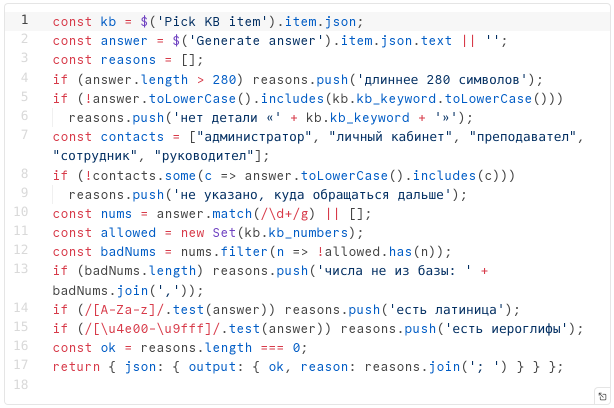
#> input picture library/seminars/sem-09/rendered/figures/k3-panel-proveryayushchego.png, 1228 x 816 px (shown at 1/2 size)
$ python crop_k3_panel_tight.py
#> lines starting #> are read from the running program, lines starting #| are printed output that depends on the picture
#!/usr/bin/env python3
"""Дообрезка `k3-panel-proveryayushchego.png` вокруг редактора кода (issue
#303, n35 — слайд рисовался на 4% своей площади: исходный кадр панели нёс
вкладки `Parameters/Settings`, поля `Mode`/`Language` и подсказку интерфейса
снизу — вместе они делали кадр почти квадратным/портретным и не давали ему
вписаться в широкую раскладку слайда).

Это НЕ пересъёмка и не стилизация (БРИФ §5: реальные снимки не заменяются
рисованными карточками) — ровно те же пиксели настоящего снимка живого
стенда, обрезанные тесьнее вокруг самого кода. Мода и язык узла по-прежнему
названы — словами на слайде, не на кадре.

Источник — уже лежащий в `figures/` кадр (сам получен `n8n_shots.py` ->
`clip_panel()` на живом стенде); эта обрезка работает над его пикселями,
никакой новый снимок не делается и ничего не дорисовывается.

Запуск: `python3 crop_k3_panel_tight.py` (из `rendered/`).
"""
from pathlib import Path
from PIL import Image

FIGS = Path(__file__).parent / "figures"
SRC = FIGS / "k3-panel-proveryayushchego.png"

# Границы найдены измерением самого кадра (профиль неполностью-белых строк/
# столбцов): верхняя и нижняя рамка блока кода, с небольшим полем.
BOX = (28, 424, 1256, 1240)


def main():
    im = Image.open(SRC)
#> im is the input picture: PIL image 1228x816 RGB; mean R, G, B 242.8, 243.9, 246.8
    before = im.size
#> before = (1228, 816)
    cropped = im.crop(BOX)
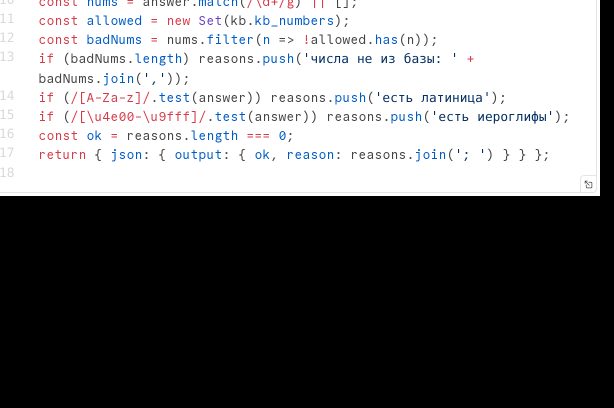
#> cropped: PIL image 1228x816 RGB (shown at 1/2 size); mean R, G, B 115, 115, 116.1
    cropped.save(SRC)
    print(f"  {SRC.name}  {before} -> {cropped.size} "
          f"(убраны вкладки/Mode/Language сверху и подсказка снизу)")
#|   k3-panel-proveryayushchego.png  (1228, 816) -> (1228, 816) (убраны вкладки/Mode/Language сверху и подсказка снизу)


if __name__ == "__main__":
    main()

$ run again, with library/seminars/sem-09/rendered/figures/k1-geyt-v2.png copied over library/seminars/sem-09/rendered/figures/k3-panel-proveryayushchego.png
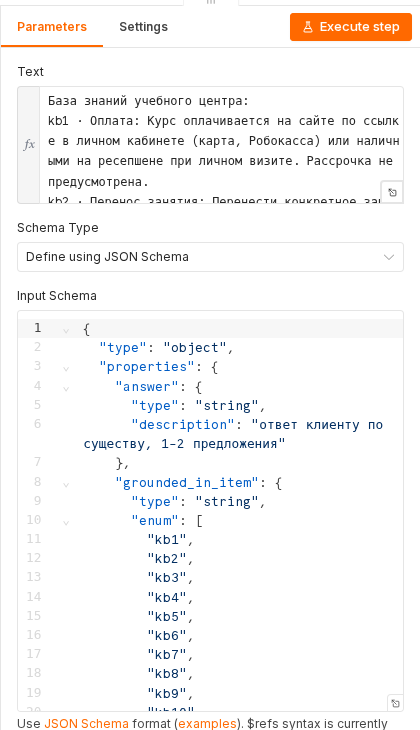
#> input picture library/seminars/sem-09/rendered/figures/k1-geyt-v2.png, 420 x 730 px
#> in main, im is the input picture: PIL image 420x730 RGB; mean R, G, B 247.9, 246.7, 246.1
#> in main, `cropped = im.crop(BOX)`:
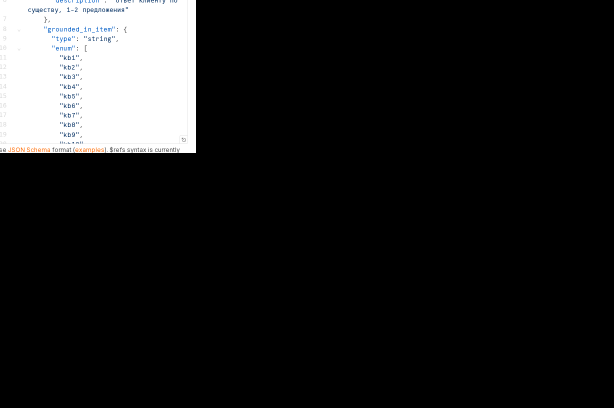
#> cropped: PIL image 1228x816 RGB (shown at 1/2 size); mean R, G, B 29.8, 29.9, 30
#|   k3-panel-proveryayushchego.png  (420, 730) -> (1228, 816) (убраны вкладки/Mode/Language сверху и подсказка снизу)

$ run again, with library/seminars/sem-09/rendered/figures/k1-shema-samootchet.png copied over library/seminars/sem-09/rendered/figures/k3-panel-proveryayushchego.png
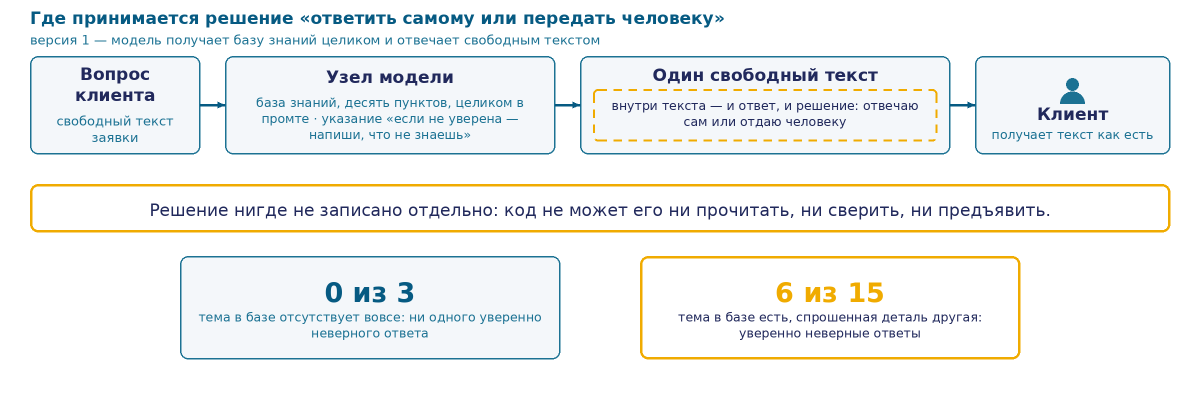
#> input picture library/seminars/sem-09/rendered/figures/k1-shema-samootchet.png, 2400 x 800 px (shown at 1/2 size)
#> in main, im is the input picture: PIL image 2400x800 RGB; mean R, G, B 240.5, 242.7, 242
#> in main, `cropped = im.crop(BOX)`:
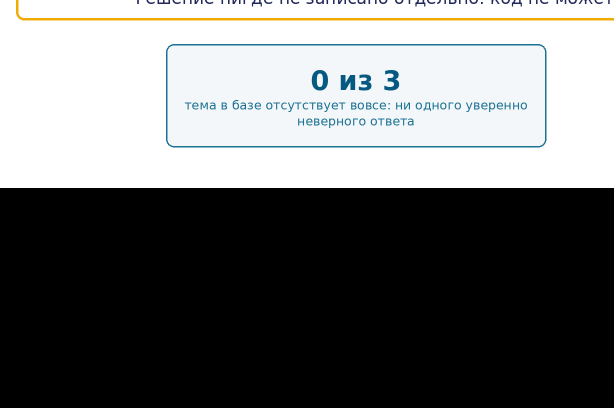
#> cropped: PIL image 1228x816 RGB (shown at 1/2 size); mean R, G, B 112.3, 113.4, 113.4
#|   k3-panel-proveryayushchego.png  (2400, 800) -> (1228, 816) (убраны вкладки/Mode/Language сверху и подсказка снизу)
